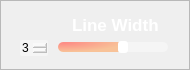
                <widget class="QFrame" name="LINE_THICKNESS">
                 <property name="minimumSize">
                  <size>
                   <width>190</width>
                   <height>70</height>
                  </size>
                 </property>
                 <property name="maximumSize">
                  <size>
                   <width>190</width>
                   <height>70</height>
                  </size>
                 </property>
                 <property name="styleSheet">
                  <string notr="true">QFrame#LINE_THICKNESS{
border:2px solid rgba(255, 255, 255, 70);
border-radius:15px;
}</string>
                 </property>
                 <property name="frameShape">
                  <enum>QFrame::StyledPanel</enum>
                 </property>
                 <property name="frameShadow">
                  <enum>QFrame::Raised</enum>
                 </property>
                 <layout class="QVBoxLayout" name="verticalLayout_23">
                  <item>
                   <widget class="QPushButton" name="ToggleBotton_5">
                    <property name="sizePolicy">
                     <sizepolicy hsizetype="Expanding" vsizetype="Fixed">
                      <horstretch>0</horstretch>
                      <verstretch>0</verstretch>
                     </sizepolicy>
                    </property>
                    <property name="minimumSize">
                     <size>
                      <width>0</width>
                      <height>30</height>
                     </size>
                    </property>
                    <property name="maximumSize">
                     <size>
                      <width>16777215</width>
                      <height>30</height>
                     </size>
                    </property>
                    <property name="font">
                     <font>
                      <family>Nirmala UI</family>
                      <pointsize>13</pointsize>
                      <italic>false</italic>
                      <bold>true</bold>
                     </font>
                    </property>
                    <property name="cursor">
                     <cursorShape>ArrowCursor</cursorShape>
                    </property>
                    <property name="mouseTracking">
                     <bool>true</bool>
                    </property>
                    <property name="focusPolicy">
                     <enum>Qt::StrongFocus</enum>
                    </property>
                    <property name="contextMenuPolicy">
                     <enum>Qt::DefaultContextMenu</enum>
                    </property>
                    <property name="layoutDirection">
                     <enum>Qt::LeftToRight</enum>
                    </property>
                    <property name="autoFillBackground">
                     <bool>false</bool>
                    </property>
                    <property name="styleSheet">
                     <string notr="true">QPushButton{
background-image:url(:/setting /images/newsize/line.png);
background-repeat: no-repeat;
background-position: left center;
border: none;
border-left: 20px solid transparent;
text-align: left;
padding-left: 40px;
padding-bottom: 4px;
color: white;
font: 700 13pt &quot;Nirmala UI&quot;;
}</string>
                    </property>
                    <property name="text">
                     <string>Line Width</string>
                    </property>
                    <property name="icon">
                     <iconset theme="zoom-out">
                      <normaloff>C:/Users/Administrator/YOLOv8-QingYong</normaloff>C:/Users/Administrator/YOLOv8-QingYong</iconset>
                    </property>
                    <property name="autoDefault">
                     <bool>false</bool>
                    </property>
                    <property name="default">
                     <bool>false</bool>
                    </property>
                    <property name="flat">
                     <bool>false</bool>
                    </property>
                   </widget>
                  </item>
                  <item>
                   <widget class="QFrame" name="frame_5">
                    <property name="sizePolicy">
                     <sizepolicy hsizetype="Preferred" vsizetype="Preferred">
                      <horstretch>0</horstretch>
                      <verstretch>0</verstretch>
                     </sizepolicy>
                    </property>
                    <property name="minimumSize">
                     <size>
                      <width>0</width>
                      <height>20</height>
                     </size>
                    </property>
                    <property name="maximumSize">
                     <size>
                      <width>16777215</width>
                      <height>20</height>
                     </size>
                    </property>
                    <layout class="QHBoxLayout" name="horizontalLayout_21">
                     <property name="spacing">
                      <number>10</number>
                     </property>
                     <property name="leftMargin">
                      <number>8</number>
                     </property>
                     <property name="topMargin">
                      <number>0</number>
                     </property>
                     <property name="rightMargin">
                      <number>10</number>
                     </property>
                     <property name="bottomMargin">
                      <number>0</number>
                     </property>
                     <item>
                      <widget class="QDoubleSpinBox" name="line_spinbox">
                       <property name="cursor">
                        <cursorShape>PointingHandCursor</cursorShape>
                       </property>
                       <property name="styleSheet">
                        <string notr="true">QDoubleSpinBox {
border: 0px solid lightgray;
border-radius: 2px;
background-color: rgba(255,255,255,90);
font: 600 9pt &quot;Segoe UI&quot;;
}
        
QDoubleSpinBox::up-button {
width: 10px;
height: 9px;
margin: 0px 3px 0px 0px;
border-image: url(:/setting /images/newsize/box_up.png);
}
QDoubleSpinBox::up-button:pressed {
margin-top: 1px;
}
            
QDoubleSpinBox::down-button {
width: 10px;
height: 9px;
margin: 0px 3px 0px 0px;
border-image:url(:/setting /images/newsize/box_down.png);
}
QDoubleSpinBox::down-button:pressed {
margin-bottom: 1px;
}</string>
                       </property>
                       <property name="decimals">
                        <number>0</number>
                       </property>
                       <property name="minimum">
                        <double>0.000000000000000</double>
                       </property>
                       <property name="maximum">
                        <double>5.000000000000000</double>
                       </property>
                       <property name="singleStep">
                        <double>1.000000000000000</double>
                       </property>
                       <property name="value">
                        <double>3.000000000000000</double>
                       </property>
                      </widget>
                     </item>
                     <item>
                      <widget class="QSlider" name="line_slider">
                       <property name="cursor">
                        <cursorShape>PointingHandCursor</cursorShape>
                       </property>
                       <property name="styleSheet">
                        <string notr="true">QSlider::groove:horizontal {
border: none;
height: 10px;
background-color: rgba(255,255,255,90);
border-radius: 5px;
}

QSlider::handle:horizontal {
width: 10px;
margin: -1px 0px -1px 0px;
border-radius: 3px;
background-color: white;
}

QSlider::sub-page:horizontal {
background-color:  qradialgradient(cx:0, cy:0, radius:1, fx:0.1, fy:0.1, stop:0 rgb(253, 139, 133),  stop:1 rgb(248, 194, 152));
border-radius: 5px;
}</string>
                       </property>
                       <property name="minimum">
                        <number>0</number>
                       </property>
                       <property name="maximum">
                        <number>5</number>
                       </property>
                       <property name="pageStep">
                        <number>1</number>
                       </property>
                       <property name="value">
                        <number>3</number>
                       </property>
                       <property name="orientation">
                        <enum>Qt::Horizontal</enum>
                       </property>
                      </widget>
                     </item>
                    </layout>
                   </widget>
                  </item>
                 </layout>
                </widget>
